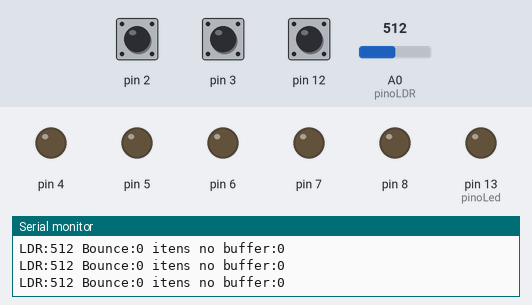
Recording of a program running on a simulated Arduino Uno, built with avr-gcc and run on an emulated ATmega328P. On the bench: output pins drawn as LEDs (lit = HIGH), the last lines printed to the serial monitor. The test bench sets the inputs (shaded band); at power-on: pin 2 HIGH, A0 (pinoLDR) = 512, pin 3 HIGH, pin 12 HIGH.

Above: at 1.2 s.
1.3 s: pin 2 pulled LOW for 0.15 s
At 2.2 s:
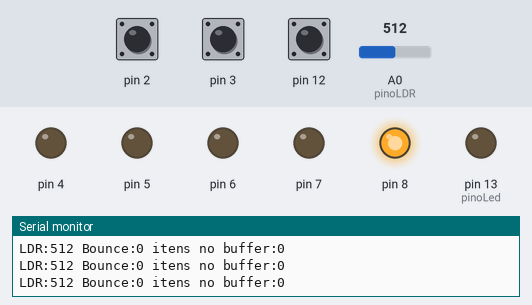
2.9 s: A0 (pinoLDR) set to 591
5.9 s: A0 (pinoLDR) set to 618
At 6.5 s:
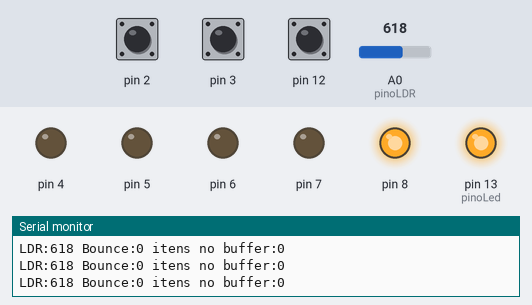
7.4 s: pin 3 pulled LOW for 0.15 s
At 8.2 s:
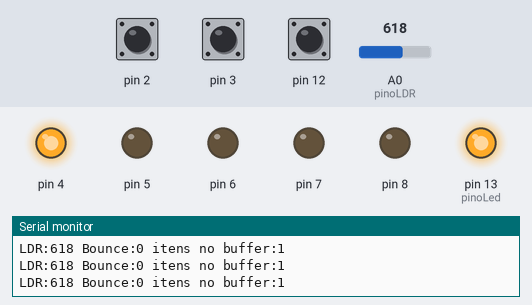
9.0 s: pin 2 pulled LOW for 1 s
At 9.4 s:
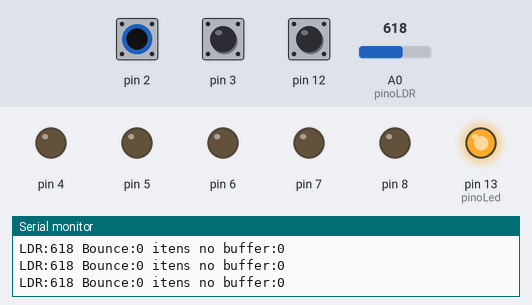
Timing chart, 0 to 12.0 s (numbered marks = the images above; inputs shaded):
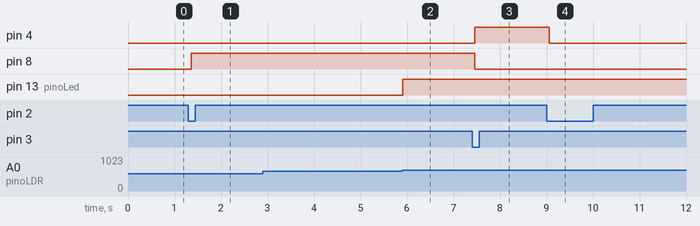

Measured:
- the behaviour switches between 600 and 601 on A0 (pinoLDR) (found by bisection; images 1 and 2)
- after the input at 1.3 s, pin 8: LOW → HIGH after 0.06 s
- after the input at 5.9 s, pin 13 (pinoLed): LOW → HIGH at once
- after the input at 7.4 s, pin 4: LOW → HIGH after 0.06 s; pin 8: HIGH → LOW after 0.06 s
- after the input at 9.0 s, pin 4: HIGH → LOW after 0.06 s

The program:

main.cpp
```cpp
#include <Arduino.h>
#include "pt-sem.h"
#include "utils.h"

#define BUFSIZE 4

static uint8_t buffer[BUFSIZE];
static uint8_t bufptr;
static struct pt_sem full, empty, bounce_sem,ldr_sem;

Button *button_producer = (Button*)malloc(sizeof(Button));
Button *button_consumer = (Button*)malloc(sizeof(Button));
Button *button_bounce = (Button*)malloc(sizeof(Button));

const int pinoLed = 13;
const int pinoLDR = A0;

static int produce_item(void){
  static int item = 1;
  Serial.print("Item ");
  Serial.print(item);
  Serial.println(" produced");
  return item++;
}

static void add_to_buffer(int item){
  if(bufptr < BUFSIZE){
    digitalWrite(8,LOW);
    switch (bufptr){
      case 0:
        digitalWrite(4,HIGH);
        break;
      case 1:
        digitalWrite(5,HIGH);
        break;
      case 2:
        digitalWrite(6,HIGH);
        break;
      case 3:
        digitalWrite(7,HIGH);
        break;
    }
    Serial.print("Item ");
    Serial.print(item);
    Serial.print(" added to buffer at place ");
    Serial.println(bufptr);
    buffer[bufptr] = item;
    bufptr++;
  }else{
    Serial.print("Item ");
    Serial.print(item);
    Serial.println(" lost when adding to in-place buffer");
    digitalWrite(8,HIGH);
  }
}

static int get_from_buffer(void){
  int item;
  if(bufptr-1 >= 0){
      bufptr--;
      item = buffer[bufptr];
      digitalWrite(8,LOW);
      switch (bufptr){
        case 0:
          digitalWrite(4,LOW);
          break;
        case 1:
          digitalWrite(5,LOW);
          break;
        case 2:
          digitalWrite(6,LOW);
          break;
        case 3:
          digitalWrite(7,LOW);
          break;
      }
    Serial.print("Item ");
    Serial.print(item);
    Serial.print(" retrieved from buffer at place ");
    Serial.println(bufptr);
  }else{
    digitalWrite(8,HIGH);
    Serial.println("there is nothing to consume");
    item = 0;
  }
  return item;
}

static void consume_item(int item){
  if(item){
    Serial.print("Item ");
    Serial.print(item);
    Serial.println(" consumed");
  }
}

static PT_THREAD(producer(struct pt *pt)){
  PT_BEGIN(pt);

  PT_SEM_WAIT(pt, &full);
    if(changed(button_producer)){
      if (button_producer->stable == LOW){
        add_to_buffer(produce_item());
      }
    }
  PT_SEM_SIGNAL(pt, &empty);

  PT_END(pt);
}

static PT_THREAD(consumer(struct pt *pt)){
  PT_BEGIN(pt);

  PT_SEM_WAIT(pt, &empty);
    if(changed(button_consumer)){
      if (button_consumer->stable == LOW){
        consume_item(get_from_buffer());
      }
    }
  PT_SEM_SIGNAL(pt, &full);

  PT_END(pt);
}

static PT_THREAD(bounce(struct pt *pt)){
  PT_BEGIN(pt);

  PT_SEM_WAIT(pt, &bounce_sem);
    changed(button_bounce);
    if (button_bounce->stable == LOW) {
      button_bounce->pressed_time = (millis() - button_bounce->button_pressed_time);
      if ((button_bounce->pressed_time >= 1000) && (button_bounce->pressed_time < 3000)) {
        digitalWrite(9, HIGH);
      }else if ((button_bounce->pressed_time >= 3000) && (button_bounce->pressed_time < 5000)) {
        digitalWrite(10, HIGH);
      }else if ((button_bounce->pressed_time >= 5000)) {
        digitalWrite(11, HIGH);
      }
    } else {
      button_bounce->pressed_time = 0;
      digitalWrite(9, LOW);
      digitalWrite(10, LOW);
      digitalWrite(11, LOW);
    }
  PT_SEM_SIGNAL(pt, &full);

  PT_END(pt);
}

static PT_THREAD(ldr(struct pt *pt)){
  PT_BEGIN(pt);

  PT_SEM_WAIT(pt, &ldr_sem);

  if(analogRead(pinoLDR) > 600){
    digitalWrite(pinoLed, HIGH);
  }
  else{
    digitalWrite(pinoLed, LOW);
  }

  PT_SEM_SIGNAL(pt, &full);

  PT_END(pt);
}

static PT_THREAD(driver_thread(struct pt *pt)){
  static struct pt pt_producer, pt_consumer, pt_bounce, pt_ldr;

  PT_BEGIN(pt);

  PT_SEM_INIT(&empty, 0);
  PT_SEM_INIT(&full, BUFSIZE);
  PT_SEM_INIT(&bounce_sem, 1);
  PT_SEM_INIT(&ldr_sem, 1);

  PT_INIT(&pt_producer);
  PT_INIT(&pt_consumer);
  PT_INIT(&pt_bounce);
  PT_INIT(&pt_ldr);

  PT_WAIT_THREAD(pt,ldr(&pt_ldr) & bounce(&pt_bounce) & producer(&pt_producer) & consumer(&pt_consumer));

  PT_END(pt);
}

void setup(){

  button_consumer->port = 2;
  button_producer->port = 3;
  button_bounce->port = 12;

  Serial.begin(9600);
  pinMode(4,OUTPUT);
  pinMode(5,OUTPUT);
  pinMode(6,OUTPUT);
  pinMode(7,OUTPUT);
  pinMode(8,OUTPUT);
  pinMode(button_consumer->port, INPUT_PULLUP);
  pinMode(button_producer->port, INPUT_PULLUP);
  pinMode(button_bounce->port, INPUT_PULLUP);
  pinMode(pinoLed, OUTPUT);
  pinMode(pinoLDR, INPUT);

  button_consumer->stable = digitalRead(button_consumer->port);
  button_producer->stable = digitalRead(button_producer->port);
  button_bounce->stable = digitalRead(button_bounce->port);
}

void loop(){
  struct pt driver_pt;

  PT_INIT(&driver_pt);

  PT_SCHEDULE(driver_thread(&driver_pt));
  Serial.print("LDR:");
  Serial.print(analogRead(pinoLDR));
  Serial.print(" ");
  Serial.print("Bounce:");
  Serial.print(button_bounce->pressed_time);
  Serial.print(" ");
  Serial.print("itens no buffer:");
  Serial.print(bufptr);
  Serial.println();
}
```

lc-switch.h
```cpp
// (licence header left out)
/**
 * \addtogroup lc
 * @{
 */

/**
 * \file
 * Implementation of local continuations based on switch() statment
 * \author Adam Dunkels <adam@sics.se>
 *
 * This implementation of local continuations uses the C switch()
 * statement to resume execution of a function somewhere inside the
 * function's body. The implementation is based on the fact that
 * switch() statements are able to jump directly into the bodies of
 * control structures such as if() or while() statmenets.
 *
 * This implementation borrows heavily from Simon Tatham's coroutines
 * implementation in C:
 * http://www.chiark.greenend.org.uk/~sgtatham/coroutines.html
 */

#ifndef __LC_SWITCH_H__
#define __LC_SWITCH_H__

/* WARNING! lc implementation using switch() does not work if an
   LC_SET() is done within another switch() statement! */

/** \hideinitializer */
typedef unsigned short lc_t;

#define LC_INIT(s) s = 0;

#define LC_RESUME(s) switch(s) { case 0:

#define LC_SET(s) s = __LINE__; case __LINE__:

#define LC_END(s) }

#endif /* __LC_SWITCH_H__ */

/** @} */
```

lc.h
```cpp
/**
 * \addtogroup pt
 * @{
 */

/**
 * \defgroup lc Local continuations
 * @{
 *
 * Local continuations form the basis for implementing protothreads. A
 * local continuation can be <i>set</i> in a specific function to
 * capture the state of the function. After a local continuation has
 * been set can be <i>resumed</i> in order to restore the state of the
 * function at the point where the local continuation was set.
 *
 *
 */

/**
 * \file lc.h
 * Local continuations
 * \author
 * Adam Dunkels <adam@sics.se>
 *
 */

#ifdef DOXYGEN
/**
 * Initialize a local continuation.
 *
 * This operation initializes the local continuation, thereby
 * unsetting any previously set continuation state.
 *
 * \hideinitializer
 */
#define LC_INIT(lc)

/**
 * Set a local continuation.
 *
 * The set operation saves the state of the function at the point
 * where the operation is executed. As far as the set operation is
 * concerned, the state of the function does <b>not</b> include the
 * call-stack or local (automatic) variables, but only the program
 * counter and such CPU registers that needs to be saved.
 *
 * \hideinitializer
 */
#define LC_SET(lc)

/**
 * Resume a local continuation.
 *
 * The resume operation resumes a previously set local continuation, thus
 * restoring the state in which the function was when the local
 * continuation was set. If the local continuation has not been
 * previously set, the resume operation does nothing.
 *
 * \hideinitializer
 */
#define LC_RESUME(lc)

/**
 * Mark the end of local continuation usage.
 *
 * The end operation signifies that local continuations should not be
 * used any more in the function. This operation is not needed for
 * most implementations of local continuation, but is required by a
 * few implementations.
 *
 * \hideinitializer
 */
#define LC_END(lc)

/**
 * \var typedef lc_t;
 *
 * The local continuation type.
 *
 * \hideinitializer
 */
#endif /* DOXYGEN */

#ifndef __LC_H__
#define __LC_H__


#ifdef LC_INCLUDE
#include LC_INCLUDE
#else
#include "lc-switch.h"
#endif /* LC_INCLUDE */

#endif /* __LC_H__ */

/** @} */
/** @} */
```

pt-sem.h
```cpp
// (licence header left out)
/**
 * \addtogroup pt
 * @{
 */

/**
 * \defgroup ptsem Protothread semaphores
 * @{
 *
 * This module implements counting semaphores on top of
 * protothreads. Semaphores are a synchronization primitive that
 * provide two operations: "wait" and "signal". The "wait" operation
 * checks the semaphore counter and blocks the thread if the counter
 * is zero. The "signal" operation increases the semaphore counter but
 * does not block. If another thread has blocked waiting for the
 * semaphore that is signalled, the blocked thread will become
 * runnable again.
 *
 * Semaphores can be used to implement other, more structured,
 * synchronization primitives such as monitors and message
 * queues/bounded buffers (see below).
 *
 * The following example shows how the producer-consumer problem, also
 * known as the bounded buffer problem, can be solved using
 * protothreads and semaphores. Notes on the program follow after the
 * example.
 *
 \code
#include "pt-sem.h"

#define NUM_ITEMS 32
#define BUFSIZE 8

static struct pt_sem mutex, full, empty;

PT_THREAD(producer(struct pt *pt))
{
  static int produced;

  PT_BEGIN(pt);

  for(produced = 0; produced < NUM_ITEMS; ++produced) {

    PT_SEM_WAIT(pt, &full);

    PT_SEM_WAIT(pt, &mutex);
    add_to_buffer(produce_item());
    PT_SEM_SIGNAL(pt, &mutex);

    PT_SEM_SIGNAL(pt, &empty);
  }

  PT_END(pt);
}

PT_THREAD(consumer(struct pt *pt))
{
  static int consumed;

  PT_BEGIN(pt);

  for(consumed = 0; consumed < NUM_ITEMS; ++consumed) {

    PT_SEM_WAIT(pt, &empty);

    PT_SEM_WAIT(pt, &mutex);
    consume_item(get_from_buffer());
    PT_SEM_SIGNAL(pt, &mutex);

    PT_SEM_SIGNAL(pt, &full);
  }

  PT_END(pt);
}

PT_THREAD(driver_thread(struct pt *pt))
{
  static struct pt pt_producer, pt_consumer;

  PT_BEGIN(pt);

  PT_SEM_INIT(&empty, 0);
  PT_SEM_INIT(&full, BUFSIZE);
  PT_SEM_INIT(&mutex, 1);

  PT_INIT(&pt_producer);
  PT_INIT(&pt_consumer);

  PT_WAIT_THREAD(pt, producer(&pt_producer) &
		     consumer(&pt_consumer));

  PT_END(pt);
}
 \endcode
 *
 * The program uses three protothreads: one protothread that
 * implements the consumer, one thread that implements the producer,
 * and one protothread that drives the two other protothreads. The
 * program uses three semaphores: "full", "empty" and "mutex". The
 * "mutex" semaphore is used to provide mutual exclusion for the
 * buffer, the "empty" semaphore is used to block the consumer is the
 * buffer is empty, and the "full" semaphore is used to block the
 * producer is the buffer is full.
 *
 * The "driver_thread" holds two protothread state variables,
 * "pt_producer" and "pt_consumer". It is important to note that both
 * these variables are declared as <i>static</i>. If the static
 * keyword is not used, both variables are stored on the stack. Since
 * protothreads do not store the stack, these variables may be
 * overwritten during a protothread wait operation. Similarly, both
 * the "consumer" and "producer" protothreads declare their local
 * variables as static, to avoid them being stored on the stack.
 *
 *
 */

/**
 * \file
 * Couting semaphores implemented on protothreads
 * \author
 * Adam Dunkels <adam@sics.se>
 *
 */

#ifndef __PT_SEM_H__
#define __PT_SEM_H__

#include "pt.h"

struct pt_sem {
  unsigned int count;
};

/**
 * Initialize a semaphore
 *
 * This macro initializes a semaphore with a value for the
 * counter. Internally, the semaphores use an "unsigned int" to
 * represent the counter, and therefore the "count" argument should be
 * within range of an unsigned int.
 *
 * \param s (struct pt_sem *) A pointer to the pt_sem struct
 * representing the semaphore
 *
 * \param c (unsigned int) The initial count of the semaphore.
 * \hideinitializer
 */
#define PT_SEM_INIT(s, c) (s)->count = c

/**
 * Wait for a semaphore
 *
 * This macro carries out the "wait" operation on the semaphore. The
 * wait operation causes the protothread to block while the counter is
 * zero. When the counter reaches a value larger than zero, the
 * protothread will continue.
 *
 * \param pt (struct pt *) A pointer to the protothread (struct pt) in
 * which the operation is executed.
 *
 * \param s (struct pt_sem *) A pointer to the pt_sem struct
 * representing the semaphore
 *
 * \hideinitializer
 */
#define PT_SEM_WAIT(pt, s)	\
  do {						\
    PT_WAIT_UNTIL(pt, (s)->count > 0);		\
    --(s)->count;				\
  } while(0)

/**
 * Signal a semaphore
 *
 * This macro carries out the "signal" operation on the semaphore. The
 * signal operation increments the counter inside the semaphore, which
 * eventually will cause waiting protothreads to continue executing.
 *
 * \param pt (struct pt *) A pointer to the protothread (struct pt) in
 * which the operation is executed.
 *
 * \param s (struct pt_sem *) A pointer to the pt_sem struct
 * representing the semaphore
 *
 * \hideinitializer
 */
#define PT_SEM_SIGNAL(pt, s) ++(s)->count

#endif /* __PT_SEM_H__ */

/** @} */
/** @} */
```

utils.h
```cpp
#include <stdio.h>
#include <stdlib.h>
#include <Arduino.h>

#ifndef UTILS_H
#define UTILS_H

struct Button{
  bool stable;
  bool unstable;
  uint8_t port;
  uint32_t bounce_timer;
  uint32_t button_pressed_time;
  uint32_t pressed_time;
};

bool changed(Button *button) {
  bool now = digitalRead(button->port);   // Lê o estado atual do botão;
  if (button->unstable != now) {       // Checa se houve mudança;
    button->bounce_timer = millis();   // Atualiza timer;
    button->unstable = now;            // Atualiza estado instável;
  }
  else if (millis() - button->bounce_timer > 10) {  // Checa se o tempo de trepidação acabou;
    if (button->stable != now) {           // Checa se a mudança ainda persiste;
      button->stable = now;                  // Atualiza estado estável;

      if (button->stable == LOW) {  // Se o botão foi pressionado
        button->button_pressed_time = millis();  // Armazena o tempo de início do pressionamento
      } else {  // Se o botão foi liberado
        // Calcula o tempo que o botão foi pressionado e faz algo com ele (por exemplo, imprimir no Serial)
        Serial.print("Tempo pressionado: ");
        Serial.print(millis() - button->button_pressed_time);
        Serial.println(" ms");
      }
      return true;
    }
  }
  return false;
}

#endif
```

Source omitted: pt.h (11518 bytes)
